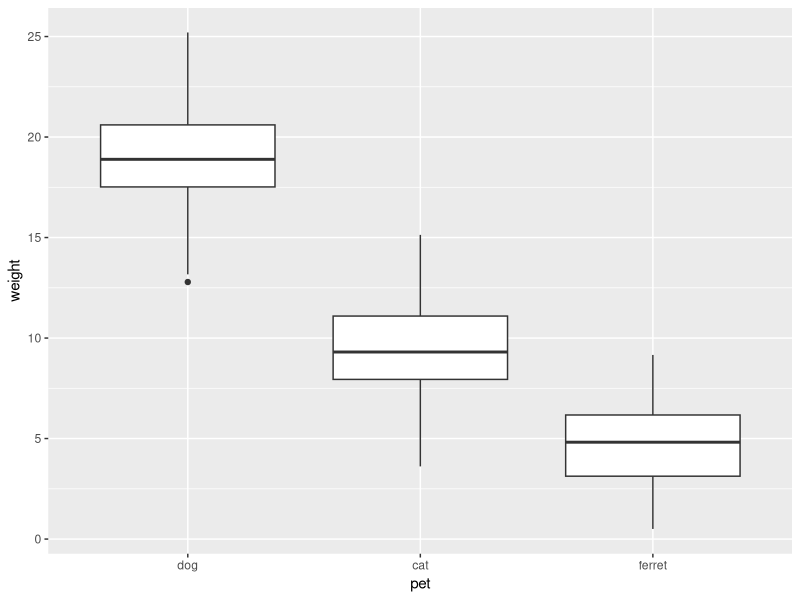
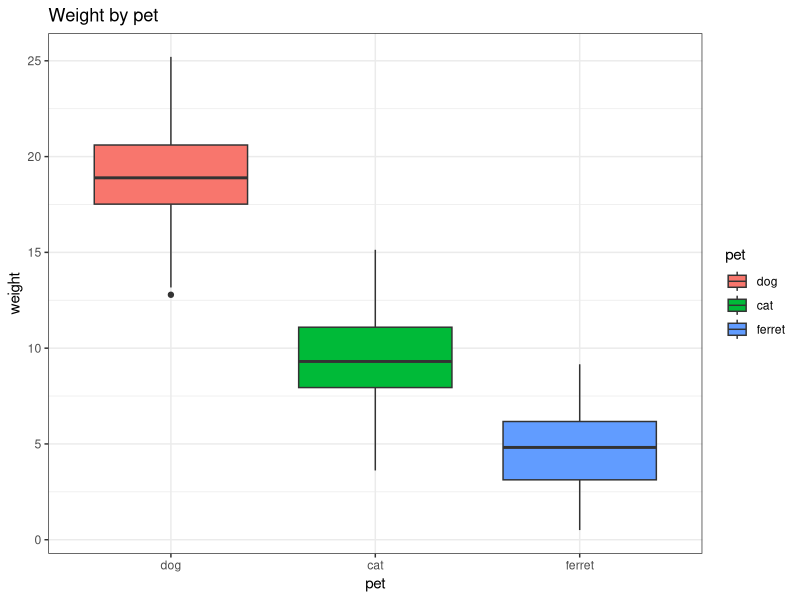
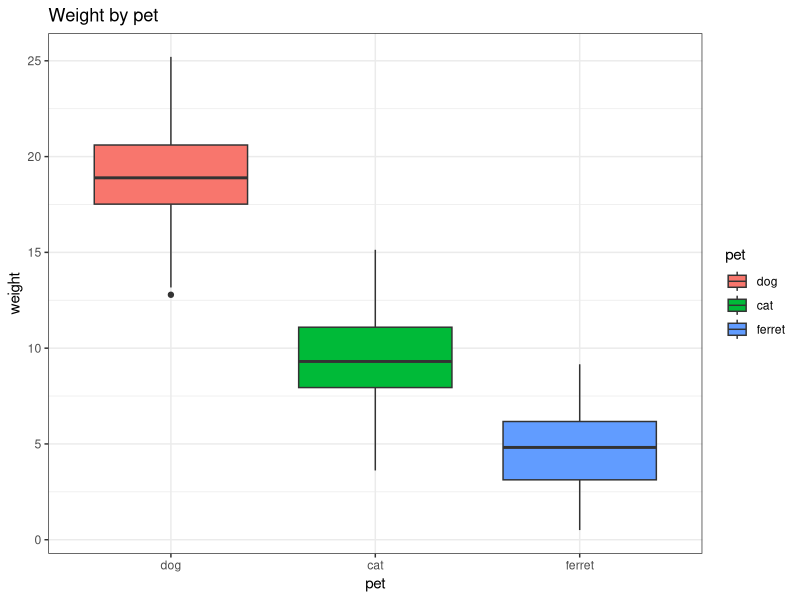

Source code (R) for these figures, in order: (Note: this script raises an error after producing the figures.)
##LOAD PACKAGE##
library(tidyverse)
library(ggplot2)
library(readr)
library(dplyr)

## Read in data and organize ##
# read in data

data = readr::read_csv("data/pets.csv",  col_types = "cffiid")

dplyr::glimpse(data)

#Look at data
dim(data)
head(data)
tail(data)
xtabs(~pet, data)
xtabs(~country, data)

## Make Figures
#Weight by Pet
data.plot <- ggplot(data, aes(x=pet, y=weight)) +
  geom_boxplot()
data.plot

#Pretty the plot
data.plot <- ggplot(data, aes(x= pet, y= weight, fill = pet)) +
  geom_boxplot()+
  theme_bw()+
  ggtitle("Weight by pet")
data.plot

#save the plot
ggsave("figures/boxplot_pets_weight.png",
       plot = data.plot,
       width = 6,
       height = 4,
       dpi = 300)

data.plot_2 <- ggplot(data, aes(x= country, y= score)) +
  geom_bar()+
  theme_bw()+
  ggtitle("Weight by pet")
data.plot_2

#Example
library(tidyverse)
library(modelr)
?ggplot
?`modelr-package`
View(data)
View(construction)
?construction

construction.plot = ggplot(construction, aes (y =`1 unit`, 
                          x = Month )) +
         geom_col (col="Red", 
                     size =1) +
      labs(x="North-East", 
           y="Units",
           title = "Construction Work On North-East",
           caption = "Source = https://www.census.gov/construction/nrc/xls/newresconst.xls  ")

ggsave("figures/Construction_Work_On_North-East.png",
       plot = construction.plot,
       width = 6,
       height = 4,
       dpi = 300)

construction2.plot = ggplot(construction, aes (y =`1 unit`, 
                          x = Northeast )) +
  geom_point (col="Red", 
            size =1) +
  geom_smooth() +
  labs(x="North-East", 
       y="Units",
       title = "Construction Work On North-East",
       caption = "Source = https://www.census.gov/construction/nrc/xls/newresconst.xls  ")

ggsave("figures/Regression_Construction_Work_On_North-East.png",
       plot = construction2.plot,
       width = 6,
       height = 4,
       dpi = 300)
      